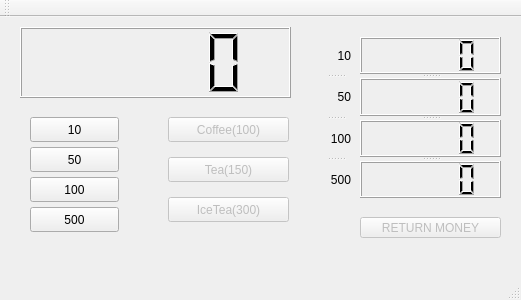
<?xml version="1.0" encoding="UTF-8"?>
<ui version="4.0">
 <class>widget</class>
 <widget class="QMainWindow" name="widget">
  <property name="geometry">
   <rect>
    <x>0</x>
    <y>0</y>
    <width>521</width>
    <height>300</height>
   </rect>
  </property>
  <property name="windowTitle">
   <string>widget</string>
  </property>
  <widget class="QWidget" name="centralWidget">
   <widget class="QLCDNumber" name="lcdNumber">
    <property name="geometry">
     <rect>
      <x>20</x>
      <y>10</y>
      <width>271</width>
      <height>71</height>
     </rect>
    </property>
   </widget>
   <widget class="QPushButton" name="pb10">
    <property name="geometry">
     <rect>
      <x>30</x>
      <y>100</y>
      <width>89</width>
      <height>25</height>
     </rect>
    </property>
    <property name="text">
     <string>10</string>
    </property>
   </widget>
   <widget class="QPushButton" name="pb50">
    <property name="geometry">
     <rect>
      <x>30</x>
      <y>130</y>
      <width>89</width>
      <height>25</height>
     </rect>
    </property>
    <property name="text">
     <string>50</string>
    </property>
   </widget>
   <widget class="QPushButton" name="pb100">
    <property name="geometry">
     <rect>
      <x>30</x>
      <y>160</y>
      <width>89</width>
      <height>25</height>
     </rect>
    </property>
    <property name="text">
     <string>100</string>
    </property>
   </widget>
   <widget class="QPushButton" name="pb500">
    <property name="geometry">
     <rect>
      <x>30</x>
      <y>190</y>
      <width>89</width>
      <height>25</height>
     </rect>
    </property>
    <property name="text">
     <string>500</string>
    </property>
   </widget>
   <widget class="QPushButton" name="pbCoffee">
    <property name="enabled">
     <bool>false</bool>
    </property>
    <property name="geometry">
     <rect>
      <x>168</x>
      <y>100</y>
      <width>121</width>
      <height>25</height>
     </rect>
    </property>
    <property name="text">
     <string>Coffee(100)</string>
    </property>
   </widget>
   <widget class="QPushButton" name="pbTea">
    <property name="enabled">
     <bool>false</bool>
    </property>
    <property name="geometry">
     <rect>
      <x>168</x>
      <y>140</y>
      <width>121</width>
      <height>25</height>
     </rect>
    </property>
    <property name="text">
     <string>Tea(150)</string>
    </property>
   </widget>
   <widget class="QPushButton" name="pbice">
    <property name="enabled">
     <bool>false</bool>
    </property>
    <property name="geometry">
     <rect>
      <x>168</x>
      <y>180</y>
      <width>121</width>
      <height>25</height>
     </rect>
    </property>
    <property name="text">
     <string>IceTea(300)</string>
    </property>
   </widget>
   <widget class="QPushButton" name="pbreturn">
    <property name="enabled">
     <bool>false</bool>
    </property>
    <property name="geometry">
     <rect>
      <x>360</x>
      <y>200</y>
      <width>141</width>
      <height>21</height>
     </rect>
    </property>
    <property name="text">
     <string>RETURN MONEY</string>
    </property>
   </widget>
   <widget class="QSplitter" name="splitter">
    <property name="geometry">
     <rect>
      <x>360</x>
      <y>20</y>
      <width>141</width>
      <height>161</height>
     </rect>
    </property>
    <property name="orientation">
     <enum>Qt::Vertical</enum>
    </property>
    <widget class="QLCDNumber" name="lcd10"/>
    <widget class="QLCDNumber" name="lcd50"/>
    <widget class="QLCDNumber" name="lcd100"/>
    <widget class="QLCDNumber" name="lcd500"/>
   </widget>
   <widget class="QSplitter" name="splitter_2">
    <property name="geometry">
     <rect>
      <x>320</x>
      <y>20</y>
      <width>31</width>
      <height>161</height>
     </rect>
    </property>
    <property name="orientation">
     <enum>Qt::Vertical</enum>
    </property>
    <widget class="QLabel" name="label10">
     <property name="text">
      <string>10</string>
     </property>
     <property name="alignment">
      <set>Qt::AlignRight|Qt::AlignTrailing|Qt::AlignVCenter</set>
     </property>
    </widget>
    <widget class="QLabel" name="label50">
     <property name="text">
      <string>50</string>
     </property>
     <property name="alignment">
      <set>Qt::AlignRight|Qt::AlignTrailing|Qt::AlignVCenter</set>
     </property>
    </widget>
    <widget class="QLabel" name="label100">
     <property name="text">
      <string>100</string>
     </property>
     <property name="alignment">
      <set>Qt::AlignRight|Qt::AlignTrailing|Qt::AlignVCenter</set>
     </property>
    </widget>
    <widget class="QLabel" name="label500">
     <property name="text">
      <string>500</string>
     </property>
     <property name="alignment">
      <set>Qt::AlignRight|Qt::AlignTrailing|Qt::AlignVCenter</set>
     </property>
    </widget>
   </widget>
  </widget>
  <widget class="QMenuBar" name="menuBar">
   <property name="geometry">
    <rect>
     <x>0</x>
     <y>0</y>
     <width>521</width>
     <height>22</height>
    </rect>
   </property>
  </widget>
  <widget class="QToolBar" name="mainToolBar">
   <attribute name="toolBarArea">
    <enum>TopToolBarArea</enum>
   </attribute>
   <attribute name="toolBarBreak">
    <bool>false</bool>
   </attribute>
  </widget>
  <widget class="QStatusBar" name="statusBar"/>
 </widget>
 <layoutdefault spacing="6" margin="11"/>
 <resources/>
 <connections/>
</ui>
